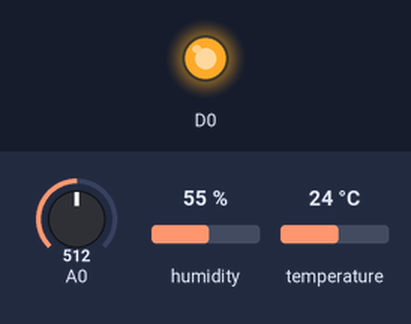
The sketch below on a simulated ESP8266 (NodeMCU). Parts: output pins drawn as LEDs (lit = HIGH). The inputs (shaded band) are chosen by the test bench; at power-on: A0 = 512, humidity 55 %, temperature 24 °C. WiFi joins after 1.5 s; servers stay silent unless stated; no MQTT or app messages arrive unless stated; what the sketch prints to the serial monitor is not drawn.

Above: at 2.7 s.
2.8 s: A0 set to 906
6.9 s: A0 set to 931
At 9.07 s:
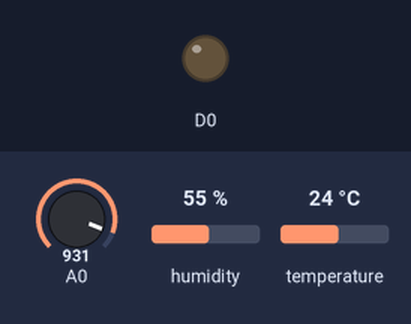
13.6 s: A0 set to 900
At 14.1 s:
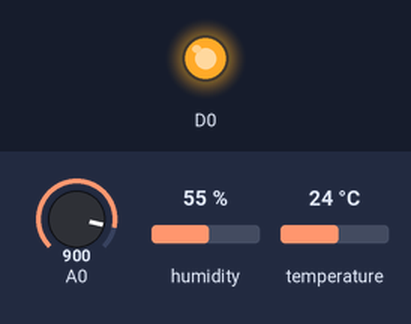
Timing chart, 0 to 16.6 s (numbered marks = the images above; inputs shaded):
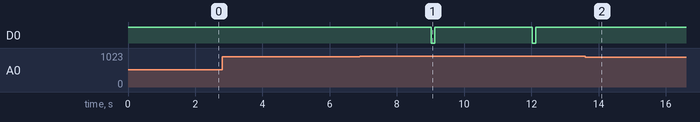

The sketch:

ibm.ino
```cpp
#include <ESP8266WiFi.h>
#include <WiFiClient.h>
#include <PubSubClient.h>
#include "DHT.h"

const char* ssid = "SMART-G";
const char* password = "10112019";

#define DHTPIN D6
#define G D0
#define DHTTYPE DHT11
DHT dht(DHTPIN, DHTTYPE);

#define ID "0t9jrj"
#define DEVICE_TYPE "ESP8266"
#define DEVICE_ID "TEST"
#define TOKEN "TEST-12345"

char server[] = ID ".messaging.internetofthings.ibmcloud.com";
char publish_Topic1[] = "iot-2/evt/Data1/fmt/json";
char publish_Topic2[] = "iot-2/evt/Data2/fmt/json";
char publish_Topic3[] = "iot-2/evt/Data2/fmt/json";
char authMethod[] = "use-token-auth";
char token[] = TOKEN;
char clientId[] = "d:" ID ":" DEVICE_TYPE ":" DEVICE_ID;

WiFiClient wifiClient;
PubSubClient client(server, 1883, NULL, wifiClient);

void setup() {
  pinMode(D0,OUTPUT);
  digitalWrite(D0,HIGH);
    Serial.begin(115200);
    dht.begin();
    Serial.println();
    WiFi.begin(ssid, password);
    while (WiFi.status() != WL_CONNECTED) {
      delay(500);
      Serial.print(".");
    }
    Serial.println("");
    Serial.println(WiFi.localIP());

    if (!client.connected()) {
        Serial.print("Reconnecting client to ");
        Serial.println(server);
        while (!client.connect(clientId, authMethod, token)) {
            Serial.print(".");
            delay(500);
        }
        Serial.println("Connected TO IBM IoT cloud!");
    }
}

long previous_message = 0;
void loop() {
    client.loop();
    long current = millis();
    if (current - previous_message > 3000) {
        previous_message = current;
         float hum = dht.readHumidity();
         float temp = dht.readTemperature();
         float MOI =  map(analogRead(A0), 0, 1023, 100, 0);
         if (isnan(hum) || isnan(temp)  ){
    Serial.println(F("Failed to read from DHT sensor!"));
    return;
  }

  Serial.print("Temperature: ");
  Serial.print(temp);
  Serial.print("°C");
  Serial.print(" Humidity: ");
  Serial.print(hum);
  Serial.print("%");
  Serial.print("SOIL MOITURE: ");
  Serial.print(MOI);
  if(MOI<=10)
  {
      digitalWrite(D0,LOW);
      delay(100);
      digitalWrite(D0,HIGH);
    }
    else
    {
      digitalWrite(D0,HIGH);
    }


       String payload = "{\"d\":{\"Name\":\"" DEVICE_ID "\"";
              payload += ",\"Temperature\":";
              payload += temp;
              payload += "}}";

        Serial.print("Sending payload: ");
        Serial.println(payload);

        if (client.publish(publish_Topic1, (char*) payload.c_str())) {
            Serial.println("Published successfully");
        } else {
            Serial.println("Failed");
        }
        String payload1 = "{\"d\":{\"Name\":\"" DEVICE_ID "\"";
              payload1 += ",\"Humidity\":";
              payload1 += hum;
              payload1 += "}}";
              Serial.print("Sending payload: ");
              Serial.println(payload1);
              Serial.println('\n');

         if (client.publish(publish_Topic2, (char*) payload1.c_str())) {
            Serial.println("Published successfully");
        } else {
            Serial.println("Failed");
        }


       String payload3 = "{\"d\":{\"Name\":\"" DEVICE_ID "\"";
              payload3 += ",\"Moiture\":";
              payload3 += MOI;
              payload3 += "}}";

        Serial.print("Sending payload: ");
        Serial.println(payload3);

        if (client.publish(publish_Topic3, (char*) payload3.c_str())) {
            Serial.println("Published successfully");
        } else {
            Serial.println("Failed");
        }

    }
}
```

Measured:
- the behaviour switches between 915 and 916 on A0 (found by bisection; images 0 and 1)
- after the input at 2.8 s, every drawn part: stays the same
- after the input at 6.9 s, D0: alternates HIGH for 2.9 s and LOW for 0.10 s, starting after 2.1 s
- after the input at 13.6 s, D0: stops changing and stays HIGH
